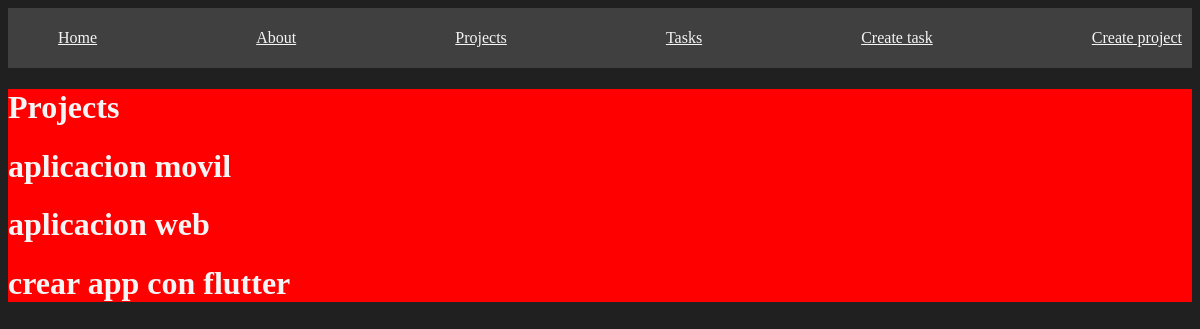
The page /projects/ on the database as committed earlier.
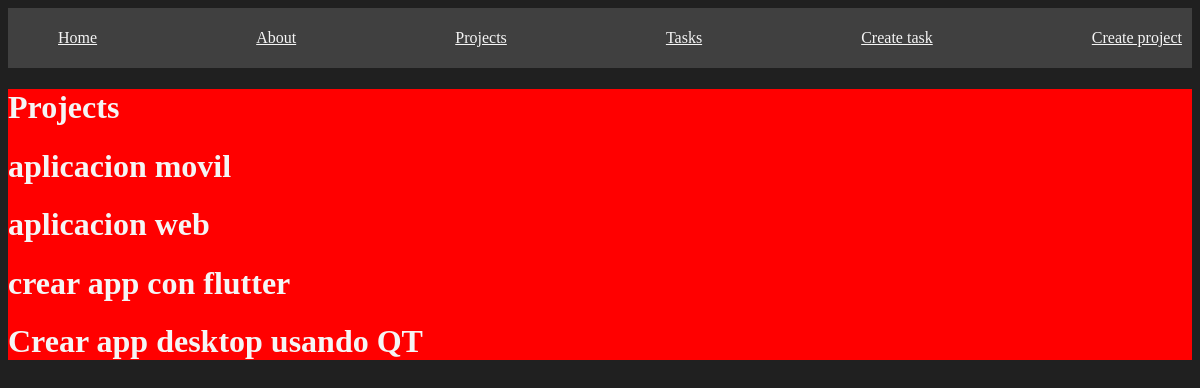
The same page on the database as committed later.
### myapp/models.py (models this page shows, shortened)
class Project(models.Model):
    name = models.CharField(max_length=200)

### myapp/views.py (the view)
# urls.py: path('projects/', views.projects, name='projects'),
def projects(request):
    projects = Project.objects.all()
    return render(request, 'projects/projects.html', {
        'projects': projects
    })

### myapp/templates/projects/projects.html
{% extends 'layouts/base.html' %}
{% block content %}
<h1>Projects</h1>
{% for project in projects %}
<h1>{{ project.name }}</h1>
{% endfor %}
{% endblock %}

Rows that differ between the two databases and show on the page:
added Project: name "Crear app desktop usando QT"
